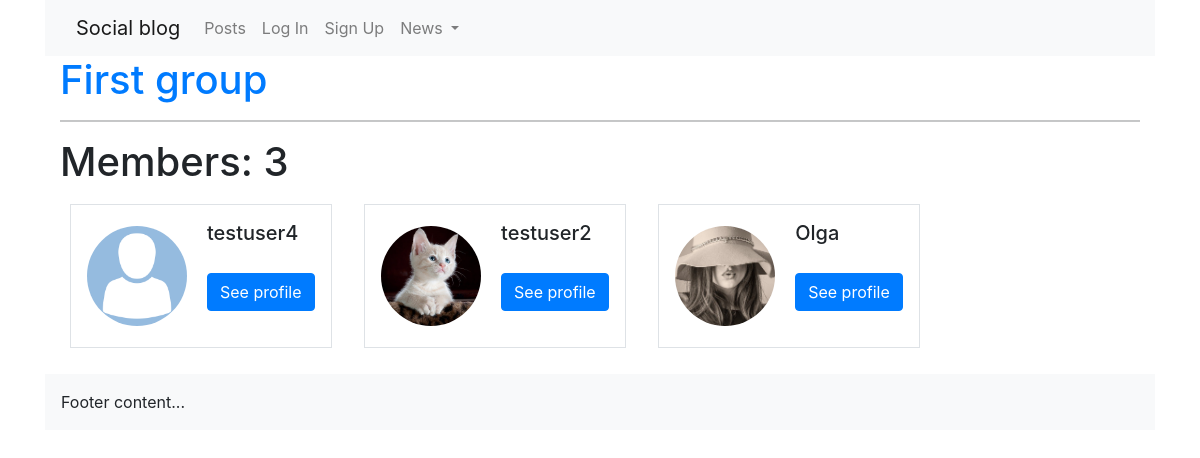
/groups/members/in/first-group/, run on an earlier commit of the app's database.
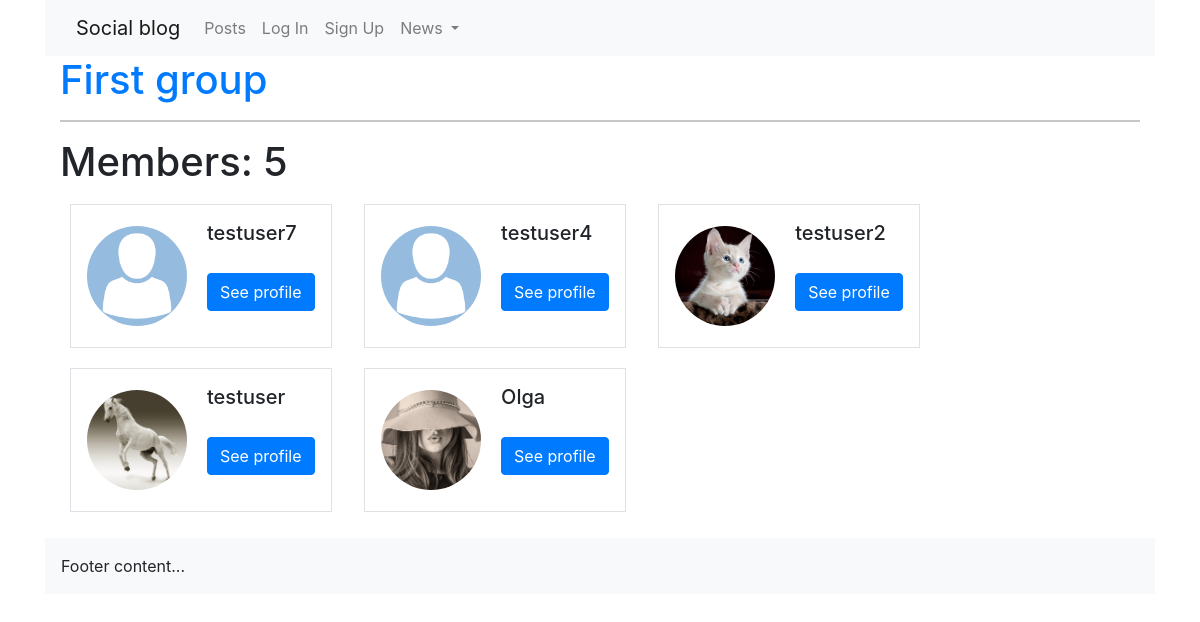
And on a later commit of the database.
### groups/models.py (models this page shows, shortened)
class Group(models.Model):
    name = models.CharField(max_length=250, unique=True)
    slug = models.SlugField(null=True, unique=True)
    description = models.TextField(blank=True, default='')
    description_html = models.TextField(editable=False, default='', blank=True)
    members = models.ManyToManyField('profiles.Profile', through='GroupMember')
    class Meta:
        ordering = ['name']

### profiles/models.py (models this page shows, shortened)
class Profile(models.Model):
    first_name = models.CharField(max_length=100, blank=True)
    last_name = models.CharField(max_length=100, blank=True)
    user = models.OneToOneField(User, on_delete=models.CASCADE)
    bio = models.TextField(default='No bio...')
    friends = models.ManyToManyField(User, related_name='friends', blank=True)
    email = models.EmailField(max_length=200, blank=True)
    country = models.CharField(max_length=200,blank=True)
    avatar = models.ImageField(default='avatar.png', upload_to='avatars/')
    slug = models.SlugField(unique=True, blank=True)
    updated = models.DateTimeField(auto_now=True)
    created = models.DateTimeField(auto_now_add=True)
    objects = ProfileManager()
    def __str__(self):
        return f'{self.user.username}'   #-{self.created.strftime("%d-%m-%Y")}
    __initial_first_name = None
    __initial_last_name = None
    def __init__(self, *args, **kwargs):
        super().__init__(*args, **kwargs)
        self.__initial_first_name = self.first_name
        self.__initial_last_name = self.last_name
    class Meta:
        ordering = ['-created',]

### groups/views.py (the view)
# urls.py: path('members/in/<slug:slug>/',views.ListMembersGroup.as_view(), name='members_in_group')
class ListMembersGroup(generic.DetailView):
    model = Group
    template_name = 'groups/group_member_list.html'

### profiles/context_processors.py (called while the page is built)
def profile_pic(request):
    if request.user.is_authenticated:
        profile_obj = Profile.objects.get(user=request.user)
        pic = profile_obj.avatar
        return {'picture': pic}
    return {}

def invitations_no_rec(request):
    if request.user.is_authenticated:
        profile_obj = Profile.objects.get(user=request.user)
        qs_count = Relationship.objects.invitations_received(profile_obj).count()
        return {'invitations_no': qs_count}
    return {}

### groups/templates/groups/group_member_list.html
<!DOCTYPE html>
{% extends 'base.html'%}
{% block content %}
    <h1><a href="{% url 'groups:single' slug=group.slug %}">{{group.name}}</a></h1><hr>
    <h1>Members: {{group.members.count}}</h1>
    <ul class="list-inline">
        {% for name in group.members.all %}
            <li class="list-inline-item">
                <div class="media border p-3" style="margin:10px;">
                    <img class="align-self-center avatar" style="margin-right: 20px;"src="{{name.avatar.url}}">
                    <div class="media-body">
                        <h5>{{name}}</h5>
                        <a href="{% url 'profiles:profile_detail_view' slug=name.slug %}">
                        <button class="btn btn-primary">See profile</button></a>
                    </div>
                </div>
            </li>
        {% endfor %}
    </ul>
{% endblock %}

What changed in the data, as far as the page shows it:
changed Group "First group": members.count "3" → "5"
now on this page (row unchanged): Profile: avatar (placeholder picture), user.username "testuser7"
now on this page (row unchanged): Profile: avatar (picture), user.username "testuser"
